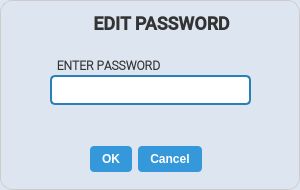
<?xml version="1.0" encoding="UTF-8"?>
<ui version="4.0">
 <class>PasswordChange</class>
 <widget class="QDialog" name="PasswordChange">
  <property name="geometry">
   <rect>
    <x>0</x>
    <y>0</y>
    <width>300</width>
    <height>190</height>
   </rect>
  </property>
  <property name="minimumSize">
   <size>
    <width>300</width>
    <height>180</height>
   </size>
  </property>
  <property name="maximumSize">
   <size>
    <width>300</width>
    <height>225</height>
   </size>
  </property>
  <property name="windowTitle">
   <string>Password Change</string>
  </property>
  <property name="windowIcon">
   <iconset>
    <normaloff>Assests/iconslock.png</normaloff>Assests/iconslock.png</iconset>
  </property>
  <property name="autoFillBackground">
   <bool>false</bool>
  </property>
  <property name="styleSheet">
   <string notr="true">QDialog {
    background-color: #dde6f0;  /* soft white */
    border: 1px solid #ccc;
    border-radius: 12px;
}

QLabel {
    font-size: 18px;
    font-weight: bold;
    color: #333;
}

QLineEdit {
    background-color: #ffffff;
    color: #000000;
    border: 2px solid #cccccc;
    border-radius: 6px;
    padding: 6px;
    font-size: 15px;
}

QLineEdit:focus {
    border: 2px solid #007acc;  /* blue focus glow */
    background-color: #f5faff;
}

QPushButton {
    background-color: #007acc;
    color: #ffffff;
    font-weight: bold;
    border: none;
    border-radius: 6px;
    padding: 6px 14px;
}

QPushButton:hover {
    background-color: #3399ff;
}

QPushButton:pressed {
    background-color: #006bb3;
}
</string>
  </property>
  <widget class="QLabel" name="EditPassword">
   <property name="geometry">
    <rect>
     <x>76</x>
     <y>11</y>
     <width>171</width>
     <height>25</height>
    </rect>
   </property>
   <property name="font">
    <font>
     <family>Roboto Medium</family>
     <pointsize>-1</pointsize>
     <bold>true</bold>
    </font>
   </property>
   <property name="styleSheet">
    <string notr="true">QLabel {
    font-size: 18px;
}</string>
   </property>
   <property name="text">
    <string>EDIT PASSWORD</string>
   </property>
   <property name="alignment">
    <set>Qt::AlignCenter</set>
   </property>
  </widget>
  <widget class="QLineEdit" name="PassEntry">
   <property name="geometry">
    <rect>
     <x>50</x>
     <y>75</y>
     <width>201</width>
     <height>30</height>
    </rect>
   </property>
   <property name="styleSheet">
    <string notr="true">QLineEdit {
    border: 2px solid #2980b9;
    border-radius: 5px;
    padding: 5px;
    font-size: 10px;
}
QLineEdit:focus {
    border: 2px solid #3498db;
}
</string>
   </property>
   <property name="echoMode">
    <enum>QLineEdit::Normal</enum>
   </property>
  </widget>
  <widget class="QDialogButtonBox" name="ok_cancel">
   <property name="geometry">
    <rect>
     <x>0</x>
     <y>145</y>
     <width>291</width>
     <height>28</height>
    </rect>
   </property>
   <property name="mouseTracking">
    <bool>false</bool>
   </property>
   <property name="styleSheet">
    <string notr="true">QPushButton {
    background-color: #3498db;
    color: white;
    padding: 6px 12px;
    border: none;
    border-radius: 4px;
    font-weight: bold;
}
QPushButton:hover {
    background-color: #2980b9;
}
QPushButton:pressed {
    background-color: #1c5980;
}
</string>
   </property>
   <property name="standardButtons">
    <set>QDialogButtonBox::Cancel|QDialogButtonBox::Ok</set>
   </property>
   <property name="centerButtons">
    <bool>true</bool>
   </property>
  </widget>
  <widget class="QLabel" name="LockIcon">
   <property name="geometry">
    <rect>
     <x>49</x>
     <y>6</y>
     <width>30</width>
     <height>30</height>
    </rect>
   </property>
   <property name="maximumSize">
    <size>
     <width>48</width>
     <height>48</height>
    </size>
   </property>
   <property name="font">
    <font>
     <pointsize>-1</pointsize>
     <bold>true</bold>
    </font>
   </property>
   <property name="text">
    <string/>
   </property>
   <property name="pixmap">
    <pixmap>Assests/password.png</pixmap>
   </property>
   <property name="scaledContents">
    <bool>true</bool>
   </property>
   <property name="alignment">
    <set>Qt::AlignCenter</set>
   </property>
  </widget>
  <widget class="QLabel" name="PassEntryLabel">
   <property name="geometry">
    <rect>
     <x>48</x>
     <y>55</y>
     <width>121</width>
     <height>20</height>
    </rect>
   </property>
   <property name="sizePolicy">
    <sizepolicy hsizetype="Expanding" vsizetype="Expanding">
     <horstretch>0</horstretch>
     <verstretch>0</verstretch>
    </sizepolicy>
   </property>
   <property name="font">
    <font>
     <family>Roboto Light</family>
     <pointsize>-1</pointsize>
     <bold>true</bold>
     <kerning>false</kerning>
    </font>
   </property>
   <property name="styleSheet">
    <string notr="true">QLabel {
    font-size: 12px;
}</string>
   </property>
   <property name="text">
    <string>ENTER PASSWORD</string>
   </property>
   <property name="scaledContents">
    <bool>true</bool>
   </property>
   <property name="alignment">
    <set>Qt::AlignCenter</set>
   </property>
  </widget>
  <widget class="QPushButton" name="GenPassword">
   <property name="geometry">
    <rect>
     <x>223</x>
     <y>79</y>
     <width>21</width>
     <height>21</height>
    </rect>
   </property>
   <property name="cursor">
    <cursorShape>PointingHandCursor</cursorShape>
   </property>
   <property name="toolTip">
    <string>&lt;html&gt;&lt;head/&gt;&lt;body&gt;&lt;p&gt;Generate password&lt;/p&gt;&lt;/body&gt;&lt;/html&gt;</string>
   </property>
   <property name="toolTipDuration">
    <number>-1</number>
   </property>
   <property name="styleSheet">
    <string notr="true">QPushButton {
    background-color: #FFFFFF;  /* Replace with your desired color */
    color: white;               /* Text color */
    border-radius: 5px;         /* Optional: rounded corners */
    padding: 5px;               /* Optional: spacing inside button */
}</string>
   </property>
   <property name="text">
    <string/>
   </property>
   <property name="icon">
    <iconset>
     <normaloff>Assests/settings.png</normaloff>Assests/settings.png</iconset>
   </property>
   <property name="iconSize">
    <size>
     <width>22</width>
     <height>22</height>
    </size>
   </property>
  </widget>
 </widget>
 <resources/>
 <connections/>
</ui>
